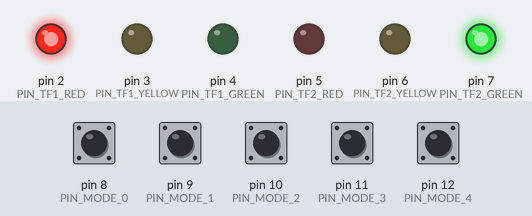
Bench run of a sketch on a simulated Arduino Uno, built with avr-gcc and run on an emulated ATmega328P. On the bench: output pins drawn as LEDs (lit = HIGH). Dashed ring = blinking. Inputs (shaded band) come from the test bench; at power-on: pin 8 (PIN_MODE_0), pin 9 (PIN_MODE_1), pin 10 (PIN_MODE_2), pin 11 (PIN_MODE_3), pin 12 (PIN_MODE_4) HIGH.

Above: at 1.2 s.
1.3 s: pin 10 (PIN_MODE_2) pulled LOW for 0.15 s
At 2.1 s:
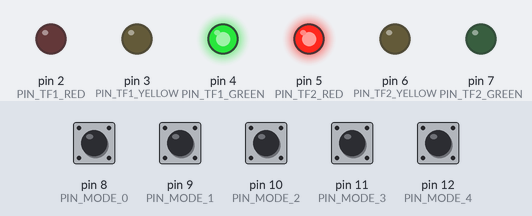
3.0 s: pin 11 (PIN_MODE_3) pulled LOW for 0.15 s
At 5.9 s:
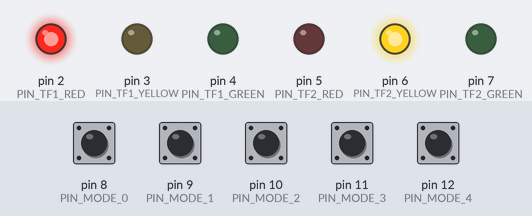
6.1 s: pin 12 (PIN_MODE_4) pulled LOW for 0.15 s
At 7.75 s:
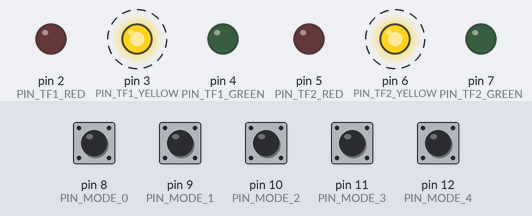
9.2 s: pin 11 (PIN_MODE_3) pulled LOW for 1 s
At 12.4 s:
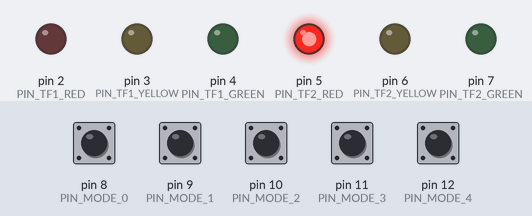
13.2 s: pin 8 (PIN_MODE_0) pulled LOW for 0.15 s
At 14.7 s:
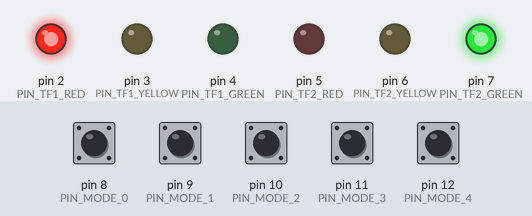
15.0 s: pin 9 (PIN_MODE_1) pulled LOW for 0.15 s
At 16.3 s:
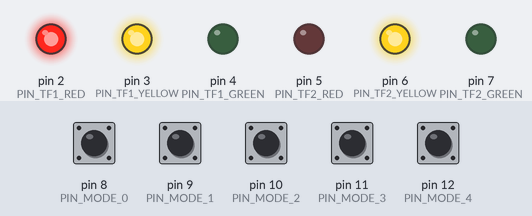
Timing chart, 0 to 18.0 s (numbered marks = the images above; inputs shaded):
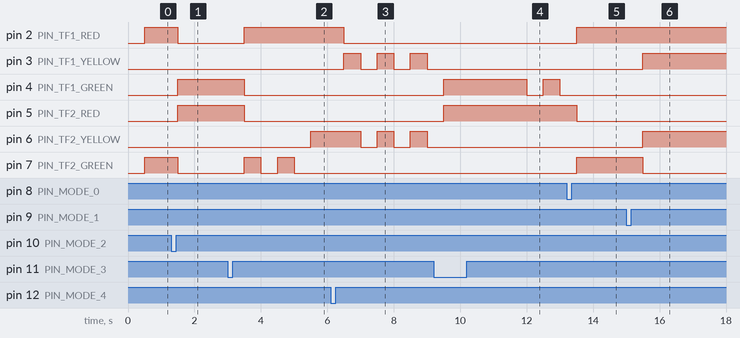

The sketch:

trafficlight.ino
```cpp
#include <MsTimer2.h>

const byte PIN_TF1_RED = 2;
const byte PIN_TF1_YELLOW = 3;
const byte PIN_TF1_GREEN = 4;
const byte PIN_TF2_RED = 5;
const byte PIN_TF2_YELLOW = 6;
const byte PIN_TF2_GREEN = 7;

// tl1 red tl2 green
const byte PIN_MODE_0 = 8;
// tl1 red+yellow tl2 yellow | tl1 yellow tl2 red+yellow
const byte PIN_MODE_1 = 9;
// tl1 green tl2 red
const byte PIN_MODE_2 = 10;
// auto mode
const byte PIN_MODE_3 = 11;
// night mode
const byte PIN_MODE_4 = 12;

// r - red
// y - yellow
// g - green
// a - red + yellow
// b - blink green
// c - blink yellow
const char *tf1MapByMode[] = {
  "rrrrrrrrrrrrrrrrrrrrrrrrrrrrrrrrrrrr",
  "aaaaaaaaaaaaaaaaaaaaaaaaaaaaaaaaaaaa",
  "yyyyyyyyyyyyyyyyyyyyyyyyyyyyyyyyyyyy",
  "gggggggggggggggggggggggggggggggggggg",
  "rrrrrrrrrrrrrraaagggggggbbbbbyyyrrrr",
  "cccccccccccccccccccccccccccccccccccc"};
const char *tf2MapByMode[] = {
  "gggggggggggggggggggggggggggggggggggg",
  "yyyyyyyyyyyyyyyyyyyyyyyyyyyyyyyyyyyy",
  "aaaaaaaaaaaaaaaaaaaaaaaaaaaaaaaaaaaa",
  "rrrrrrrrrrrrrrrrrrrrrrrrrrrrrrrrrrrr",
  "rrrrrrrrrrrrrraaagggggggbbbbbyyyrrrr",
  "cccccccccccccccccccccccccccccccccccc"};
// 012345678901234567890123456789012345

struct TrafficLight {
  byte stateIndex;
  byte modeIndex;
  char **mapByMode;
  byte pinRed;
  byte pinYellow;
  byte pinGreen;
};

TrafficLight tl1, tl2;
int blinkState = LOW;
int timerCounter = 0;

void draw_tl(TrafficLight* tl) {
  char *stateMap = tl->mapByMode[tl->modeIndex];
  char state = stateMap[tl->stateIndex];

  int red = LOW, yellow = LOW, green = LOW;
  switch(state) {
    case 'r':
      red = HIGH;
      break;
    case 'y':
      yellow = HIGH;
      break;
    case 'c':
      yellow = blinkState;
      break;
    case 'g':
      green = HIGH;
      break;
    case 'b':
      green = blinkState;
      break;
    case 'a':
      red = HIGH;
      yellow = HIGH;
      break;
  }

  digitalWrite(tl->pinRed, red);
  digitalWrite(tl->pinYellow, yellow);
  digitalWrite(tl->pinGreen, green);
}

void update_tl_state(TrafficLight* tl) {
  tl->stateIndex++;
  if (tl->stateIndex >= 36) {
    tl->stateIndex = 0;
  }
}

void update_tl_mode(TrafficLight* tl) {
  if (digitalRead(PIN_MODE_0) == LOW)
    tl->modeIndex = 0;
  if (digitalRead(PIN_MODE_1) == LOW) {
    if (tl->modeIndex == 0)
      tl->modeIndex = 1;
    if (tl->modeIndex == 3)
      tl->modeIndex = 2;
  }
  if (digitalRead(PIN_MODE_2) == LOW)
    tl->modeIndex = 3;
  if (digitalRead(PIN_MODE_3) == LOW)
    tl->modeIndex = 4;
  if (digitalRead(PIN_MODE_4) == LOW)
    tl->modeIndex = 5;
}

void update_blink_state() {
  if (blinkState == LOW) {
    blinkState = HIGH;
  } else {
    blinkState = LOW;
  }
}

void on_timer() {
  timerCounter++;

  // every 1000 ms
  if (timerCounter >= 100) {
    timerCounter = 0;
  }

  // every 500 ms
  if ((timerCounter % 50) == 0) {
    update_blink_state();

    update_tl_state(&tl1);
    update_tl_state(&tl2);

    draw_tl(&tl1);
    draw_tl(&tl2);
  }

  update_tl_mode(&tl1);
  update_tl_mode(&tl2);
}

void setup() {
  pinMode(PIN_TF1_RED, OUTPUT);
  pinMode(PIN_TF1_YELLOW, OUTPUT);
  pinMode(PIN_TF1_GREEN, OUTPUT);
  pinMode(PIN_TF2_RED, OUTPUT);
  pinMode(PIN_TF2_YELLOW, OUTPUT);
  pinMode(PIN_TF2_GREEN, OUTPUT);

  pinMode(PIN_MODE_0, INPUT_PULLUP);
  pinMode(PIN_MODE_1, INPUT_PULLUP);
  pinMode(PIN_MODE_2, INPUT_PULLUP);
  pinMode(PIN_MODE_3, INPUT_PULLUP);
  pinMode(PIN_MODE_4, INPUT_PULLUP);

  tl1.stateIndex = 0;
  tl1.modeIndex = 4;
  tl1.mapByMode = tf1MapByMode;
  tl1.pinRed = PIN_TF1_RED;
  tl1.pinYellow = PIN_TF1_YELLOW;
  tl1.pinGreen = PIN_TF1_GREEN;
  tl2.stateIndex = 18;
  tl2.modeIndex = 4;
  tl2.mapByMode = tf2MapByMode;
  tl2.pinRed = PIN_TF2_RED;
  tl2.pinYellow = PIN_TF2_YELLOW;
  tl2.pinGreen = PIN_TF2_GREEN;

  MsTimer2::set(10, on_timer);
  MsTimer2::start();
}

void loop() {
}
```

Measured:
- after the input at 1.3 s, pin 2 (PIN_TF1_RED), pin 7 (PIN_TF2_GREEN): HIGH → LOW after 0.20 s; pin 4 (PIN_TF1_GREEN), pin 5 (PIN_TF2_RED): LOW → HIGH after 0.20 s
- after the input at 3.0 s, pin 2 (PIN_TF1_RED): LOW → HIGH after 0.50 s; pin 4 (PIN_TF1_GREEN), pin 5 (PIN_TF2_RED): HIGH → LOW after 0.50 s; pin 6 (PIN_TF2_YELLOW): LOW → HIGH after 2.5 s; pin 7 (PIN_TF2_GREEN): alternates HIGH for 0.50 s and LOW for 0.50 s, 4 changes in all, then stays LOW, starting after 0.50 s
- after the input at 6.1 s, pin 2 (PIN_TF1_RED): HIGH → LOW after 0.40 s instead of 2.4 s; pin 4 (PIN_TF1_GREEN): stays LOW (without the input it goes to HIGH after 2.4 s); pin 5 (PIN_TF2_RED): stays LOW (without the input it goes to HIGH after 0.90 s)
- after the input at 9.2 s, pin 3 (PIN_TF1_YELLOW), pin 6 (PIN_TF2_YELLOW): stops changing and stays LOW; pin 4 (PIN_TF1_GREEN): LOW → HIGH after 0.30 s, → LOW 2.5 s later, → HIGH 0.50 s later, → LOW 0.50 s later; pin 5 (PIN_TF2_RED): LOW → HIGH after 0.30 s
- after the input at 13.2 s, pin 2 (PIN_TF1_RED), pin 7 (PIN_TF2_GREEN): LOW → HIGH after 0.30 s; pin 3 (PIN_TF1_YELLOW): stays LOW (without the input it goes to HIGH after 1.3 s); pin 4 (PIN_TF1_GREEN): stays LOW (without the input it goes to HIGH after 0.30 s); pin 5 (PIN_TF2_RED): HIGH → LOW after 0.30 s
- after the input at 15.0 s, pin 3 (PIN_TF1_YELLOW), pin 6 (PIN_TF2_YELLOW): LOW → HIGH after 0.50 s; pin 7 (PIN_TF2_GREEN): HIGH → LOW after 0.50 s
- by itself, pin 3 (PIN_TF1_YELLOW): alternates HIGH for 0.50 s and LOW for 0.50 s
